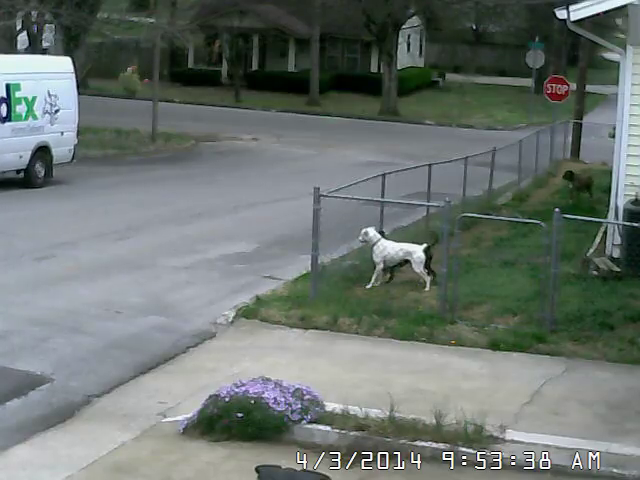
#> input picture frame 182 of pythonProjects/VideoAnalysis/remember to brake the car.mp4, 640 x 480 px
$ python rememberToBreakTheCar.py   (Python 2 division)
#> lines starting #> are read from the running program, lines starting #| are printed output that depends on the picture; after the words box and inside, x2 and y2 are one past the last pixel; in counts of white or black regions, pixels touching at a corner belong together
import cv2
import numpy as np
from mpl_toolkits.mplot3d import Axes3D
import matplotlib.pyplot as plt


cap = cv2.VideoCapture("../../Downloads/remember to brake the car.mp4")

Red = []
counter = 0
if (cap.isOpened() == True):
    print "Woooop"
    while (True):
        ret, frame = cap.read()
#> frame is the input picture: shape (480, 640, 3); mean B, G, R 112.2, 116.7, 108
        if counter == 0:
            #static pixels
            frame[400,530] = 0
#> frame: shape (480, 640, 3); under 0.01% of pixels changed, all inside (x1, y1, x2, y2) = (530, 400, 531, 401)
            frame[83,557] = 0
#> frame: shape (480, 640, 3); mean B, G, R 112.2, 116.7, 108
            frame[200,300] = 0
#> frame: shape (480, 640, 3); mean B, G, R 112.2, 116.7, 108
            frame[450,100]= 0
#> frame: shape (480, 640, 3); mean B, G, R 112.2, 116.7, 108
            frame[10,10] = 0
#> frame: shape (480, 640, 3); mean B, G, R 112.2, 116.7, 108

            #dynamic pixels
            frame[150,200] = 0
#> frame: shape (480, 640, 3); mean B, G, R 112.2, 116.7, 108
            frame[243,432] = 0
#> frame: shape (480, 640, 3); mean B, G, R 112.2, 116.7, 108
            frame[182,553] = 0
#> frame: shape (480, 640, 3); mean B, G, R 112.2, 116.7, 108
            frame[105,474] = 0
#> frame: shape (480, 640, 3); mean B, G, R 112.2, 116.7, 108
            frame[131,324] = 0
#> frame: shape (480, 640, 3); mean B, G, R 112.2, 116.7, 108
            first_frame = frame
        if (cv2.waitKey(25) & ret == False):
#> (key Esc is pressed here)
            break

        gray = cv2.cvtColor(frame, cv2.COLOR_BGR2GRAY)
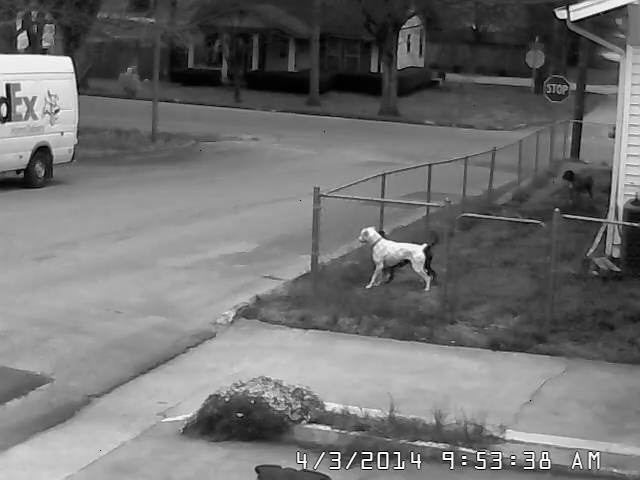
#> gray: shape (480, 640); min 0, max 255, mean 113.6
        r,g,b = cv2.split(frame)
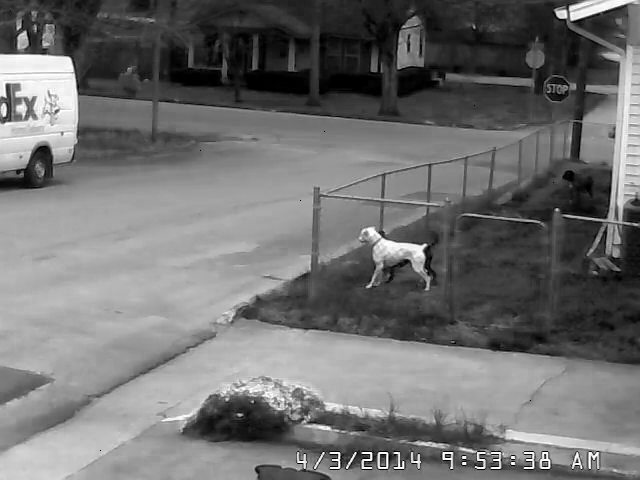
#> r: shape (480, 640); min 0, max 255, mean 112.2
        Red.append(r[10,10])
        #print np.shape(gray)

        #cv2.imshow("frame",gray)
        counter += 1
    cap.release()
    cv2.destroyAllWindows()
else:
    print "Error opening the video!"

print(np.shape(Red))
#| (2,)

fig = plt.figure()
ax = fig.add_subplot(111, projection='3d')

ax.scatter(25,25,25,label='Red')

ax.set_xlim(0,255)
ax.set_ylim(0,255)
ax.set_zlim(0,255)
ax.set_xlabel('Blue')
ax.set_ylabel('Green')
ax.set_zlabel('Red')

#plt.scatter(25,25,25, label='Red')
#plt.xlim(0,255)
#plt.ylim(0,255)
plt.show()
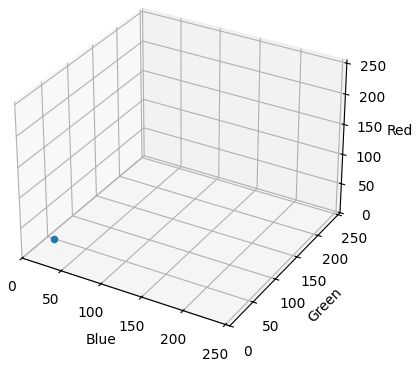
#> figure drawn by matplotlib, 1 panel

#cv2.imshow("pew", first_frame)
#cv2.waitKey()

$ run again, starting later in the video
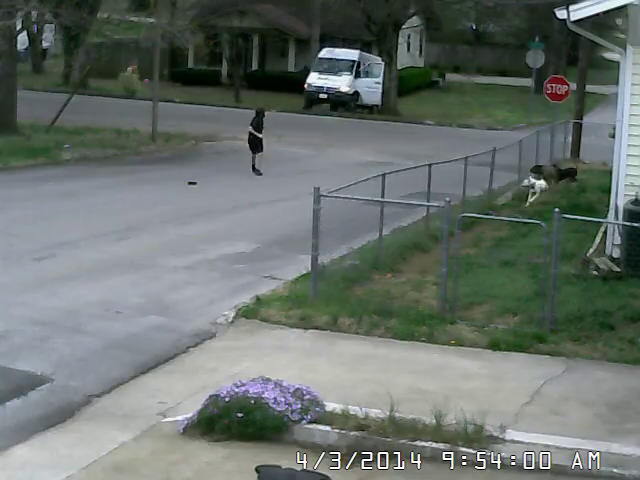
#> input picture frame 821 of pythonProjects/VideoAnalysis/remember to brake the car.mp4, 640 x 480 px
#> frame is the input picture: shape (480, 640, 3); mean B, G, R 108.7, 113.7, 105.2
#> `gray = cv2.cvtColor(frame, cv2.COLOR_BGR2GRAY)`:
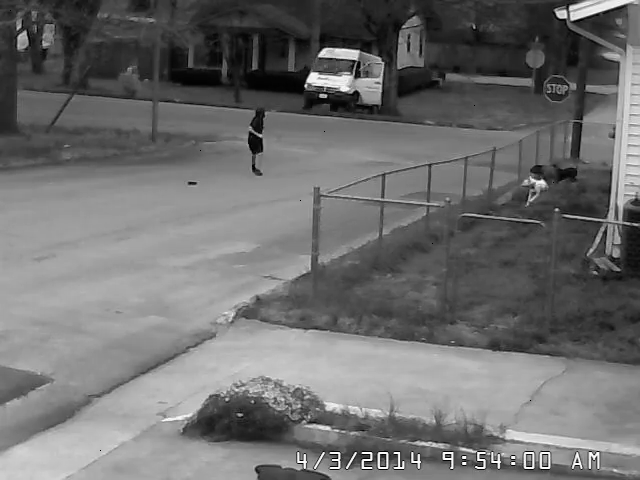
#> gray: shape (480, 640); min 0, max 255, mean 110.5
#> `r,g,b = cv2.split(frame)`:
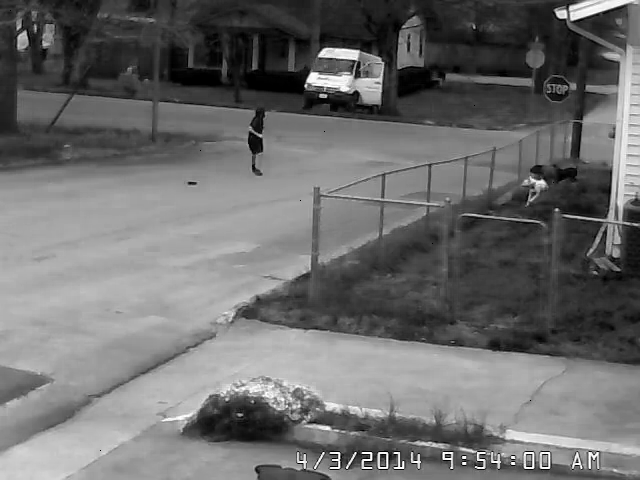
#> r: shape (480, 640); min 0, max 255, mean 108.7
#| (2,)

$ run again, starting later in the video
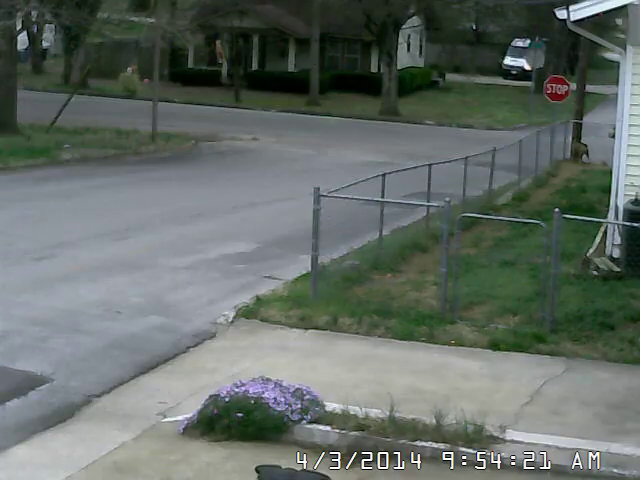
#> input picture frame 1460 of pythonProjects/VideoAnalysis/remember to brake the car.mp4, 640 x 480 px
#> frame is the input picture: shape (480, 640, 3); mean B, G, R 102.9, 108.6, 99.9
#> `gray = cv2.cvtColor(frame, cv2.COLOR_BGR2GRAY)`:
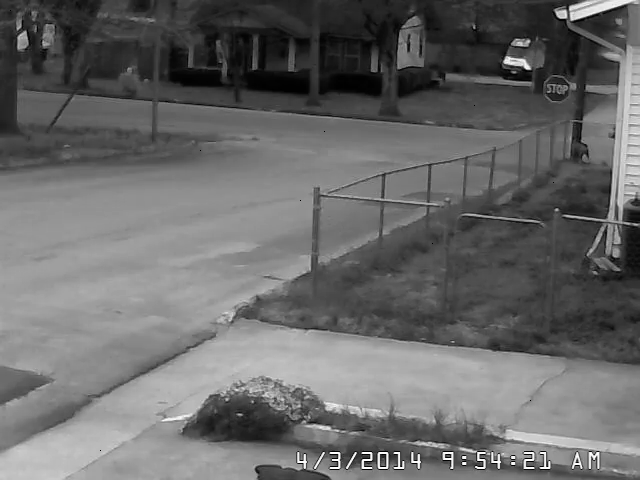
#> gray: shape (480, 640); min 0, max 255, mean 105.3
#> `r,g,b = cv2.split(frame)`:
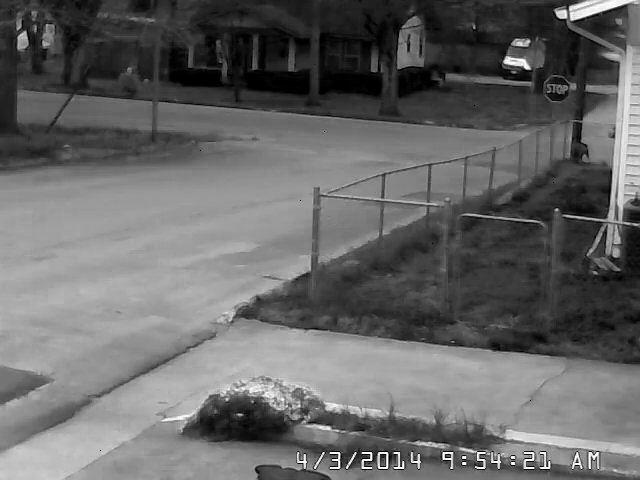
#> r: shape (480, 640); min 0, max 255, mean 102.9
#| (2,)
